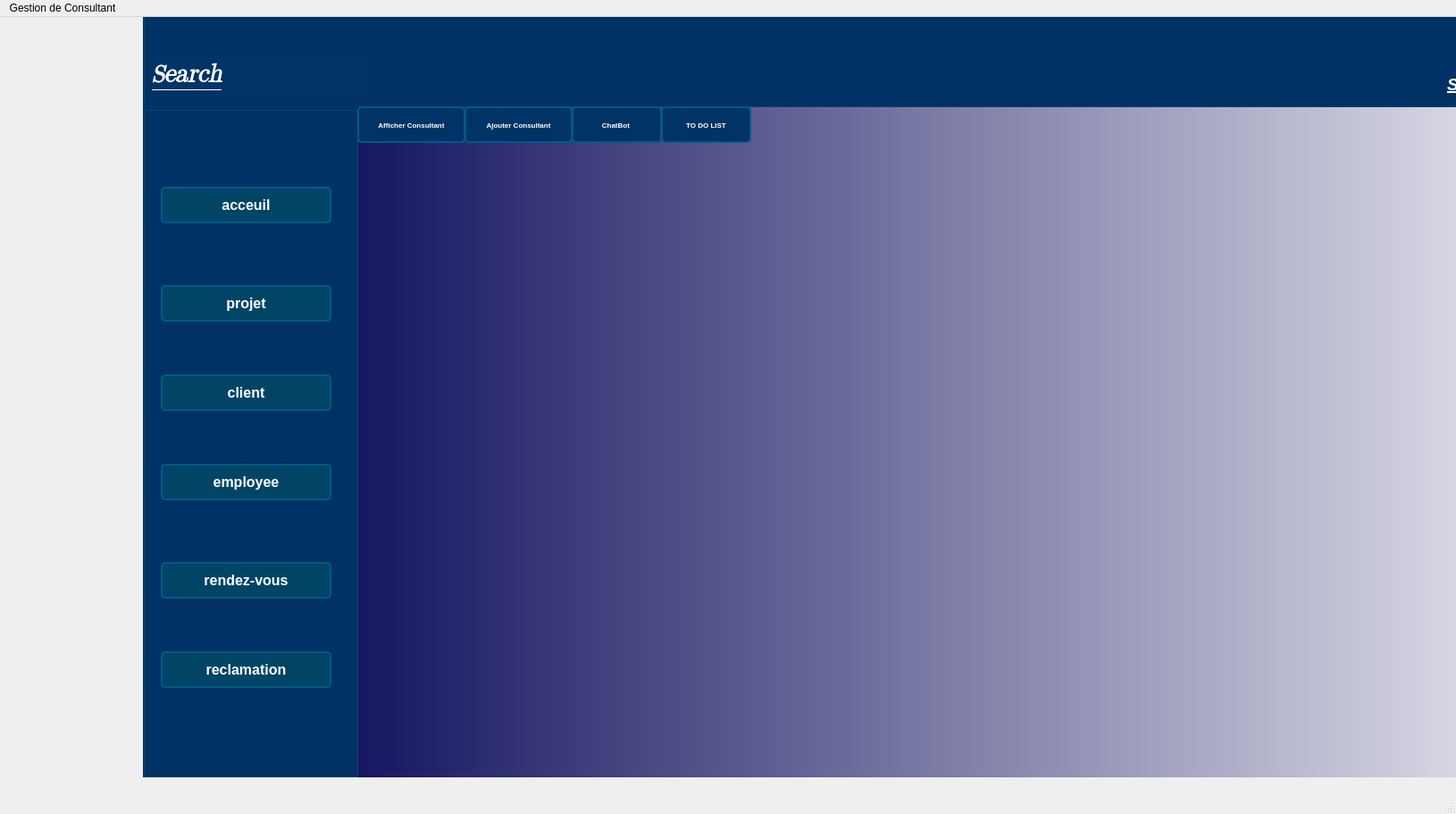
<?xml version="1.0" encoding="UTF-8"?>
<ui version="4.0">
 <class>MainWindow</class>
 <widget class="QMainWindow" name="MainWindow">
  <property name="geometry">
   <rect>
    <x>0</x>
    <y>0</y>
    <width>1630</width>
    <height>911</height>
   </rect>
  </property>
  <property name="windowTitle">
   <string>MainWindow</string>
  </property>
  <property name="autoFillBackground">
   <bool>false</bool>
  </property>
  <property name="styleSheet">
   <string notr="true">QTableWidget {
background-color: white
 color: black;
          gridline-color: rgb(200, 200, 200);
        QHeaderView::section 
         background-color: rgb(0, 85, 127);
          color: white;
          padding: 5px;
          border: 1px solid rgb(200, 200, 200);

}</string>
  </property>
  <widget class="QWidget" name="centralwidget">
   <widget class="QLabel" name="label">
    <property name="geometry">
     <rect>
      <x>260</x>
      <y>-30</y>
      <width>1631</width>
      <height>881</height>
     </rect>
    </property>
    <property name="styleSheet">
     <string notr="true">background-color:qlineargradient(spread:pad, x1:0, y1:0, x2:1, y2:0, stop:0 rgba(0, 0, 83, 255), stop:1 rgba(255, 255, 255, 255));</string>
    </property>
    <property name="text">
     <string>Search</string>
    </property>
   </widget>
   <widget class="QGroupBox" name="groupBox">
    <property name="geometry">
     <rect>
      <x>160</x>
      <y>-20</y>
      <width>1631</width>
      <height>121</height>
     </rect>
    </property>
    <property name="styleSheet">
     <string notr="true">background-color: rgb(0, 51, 102);</string>
    </property>
    <property name="title">
     <string/>
    </property>
    <widget class="QLabel" name="label_6">
     <property name="geometry">
      <rect>
       <x>1460</x>
       <y>80</y>
       <width>181</width>
       <height>31</height>
      </rect>
     </property>
     <property name="font">
      <font>
       <pointsize>14</pointsize>
       <italic>true</italic>
       <bold>true</bold>
       <underline>true</underline>
       <hintingpreference>PreferVerticalHinting</hintingpreference>
      </font>
     </property>
     <property name="styleSheet">
      <string notr="true">QLabel
{
color:white;
}</string>
     </property>
     <property name="text">
      <string>Search</string>
     </property>
    </widget>
    <widget class="QLabel" name="label_3">
     <property name="geometry">
      <rect>
       <x>10</x>
       <y>60</y>
       <width>241</width>
       <height>51</height>
      </rect>
     </property>
     <property name="font">
      <font>
       <family>Segoe UI Emoji</family>
       <pointsize>20</pointsize>
       <italic>true</italic>
       <bold>true</bold>
       <underline>true</underline>
       <hintingpreference>PreferDefaultHinting</hintingpreference>
      </font>
     </property>
     <property name="styleSheet">
      <string notr="true">QLabel {
    color: white;
}
</string>
     </property>
     <property name="text">
      <string>Search</string>
     </property>
    </widget>
   </widget>
   <widget class="QGroupBox" name="groupBox_2">
    <property name="geometry">
     <rect>
      <x>160</x>
      <y>100</y>
      <width>241</width>
      <height>751</height>
     </rect>
    </property>
    <property name="styleSheet">
     <string notr="true">background-color: rgb(0, 51, 102);</string>
    </property>
    <property name="title">
     <string/>
    </property>
    <widget class="QPushButton" name="pushButton">
     <property name="geometry">
      <rect>
       <x>20</x>
       <y>200</y>
       <width>191</width>
       <height>41</height>
      </rect>
     </property>
     <property name="font">
      <font>
       <pointsize>-1</pointsize>
       <bold>true</bold>
       <hintingpreference>PreferFullHinting</hintingpreference>
      </font>
     </property>
     <property name="contextMenuPolicy">
      <enum>Qt::ContextMenuPolicy::NoContextMenu</enum>
     </property>
     <property name="styleSheet">
      <string notr="true">QPushButton {
    background-color: #004466;  /* Dark Blue */
    color: white;  /* Text color */
    font-size: 16px;  /* Font size */
    font-weight: bold;  /* Make text bold */
    padding: 10px 20px;  /* Padding inside the button */
    border: 2px solid #005a87;  /* Border color */
    border-radius: 5px;  /* Rounded corners */
}

QPushButton:hover {
    background-color: #005a87;  /* Lighter blue when hovering */
    border-color: #003366;  /* Darker border when hovering */
}

QPushButton:pressed {
    background-color: #002d4d;  /* Darker blue when pressed */
}</string>
     </property>
     <property name="text">
      <string>projet</string>
     </property>
     <property name="flat">
      <bool>false</bool>
     </property>
    </widget>
    <widget class="QPushButton" name="pushButton_2">
     <property name="geometry">
      <rect>
       <x>20</x>
       <y>300</y>
       <width>191</width>
       <height>41</height>
      </rect>
     </property>
     <property name="font">
      <font>
       <pointsize>-1</pointsize>
       <bold>true</bold>
       <hintingpreference>PreferFullHinting</hintingpreference>
      </font>
     </property>
     <property name="contextMenuPolicy">
      <enum>Qt::ContextMenuPolicy::NoContextMenu</enum>
     </property>
     <property name="styleSheet">
      <string notr="true">QPushButton {
    background-color: #004466;  /* Dark Blue */
    color: white;  /* Text color */
    font-size: 16px;  /* Font size */
    font-weight: bold;  /* Make text bold */
    padding: 10px 20px;  /* Padding inside the button */
    border: 2px solid #005a87;  /* Border color */
    border-radius: 5px;  /* Rounded corners */
}

QPushButton:hover {
    background-color: #005a87;  /* Lighter blue when hovering */
    border-color: #003366;  /* Darker border when hovering */
}

QPushButton:pressed {
    background-color: #002d4d;  /* Darker blue when pressed */
}</string>
     </property>
     <property name="text">
      <string>client</string>
     </property>
     <property name="flat">
      <bool>false</bool>
     </property>
    </widget>
    <widget class="QPushButton" name="pushButton_3">
     <property name="geometry">
      <rect>
       <x>20</x>
       <y>400</y>
       <width>191</width>
       <height>41</height>
      </rect>
     </property>
     <property name="font">
      <font>
       <pointsize>-1</pointsize>
       <bold>true</bold>
       <hintingpreference>PreferFullHinting</hintingpreference>
      </font>
     </property>
     <property name="contextMenuPolicy">
      <enum>Qt::ContextMenuPolicy::NoContextMenu</enum>
     </property>
     <property name="styleSheet">
      <string notr="true">QPushButton {
    background-color: #004466;  /* Dark Blue */
    color: white;  /* Text color */
    font-size: 16px;  /* Font size */
    font-weight: bold;  /* Make text bold */
    padding: 10px 20px;  /* Padding inside the button */
    border: 2px solid #005a87;  /* Border color */
    border-radius: 5px;  /* Rounded corners */
}

QPushButton:hover {
    background-color: #005a87;  /* Lighter blue when hovering */
    border-color: #003366;  /* Darker border when hovering */
}

QPushButton:pressed {
    background-color: #002d4d;  /* Darker blue when pressed */
}</string>
     </property>
     <property name="text">
      <string>employee</string>
     </property>
     <property name="flat">
      <bool>false</bool>
     </property>
    </widget>
    <widget class="QPushButton" name="pushButton_4">
     <property name="geometry">
      <rect>
       <x>20</x>
       <y>510</y>
       <width>191</width>
       <height>41</height>
      </rect>
     </property>
     <property name="font">
      <font>
       <pointsize>-1</pointsize>
       <bold>true</bold>
       <hintingpreference>PreferFullHinting</hintingpreference>
      </font>
     </property>
     <property name="contextMenuPolicy">
      <enum>Qt::ContextMenuPolicy::NoContextMenu</enum>
     </property>
     <property name="styleSheet">
      <string notr="true">QPushButton {
    background-color: #004466;  /* Dark Blue */
    color: white;  /* Text color */
    font-size: 16px;  /* Font size */
    font-weight: bold;  /* Make text bold */
    padding: 10px 20px;  /* Padding inside the button */
    border: 2px solid #005a87;  /* Border color */
    border-radius: 5px;  /* Rounded corners */
}

QPushButton:hover {
    background-color: #005a87;  /* Lighter blue when hovering */
    border-color: #003366;  /* Darker border when hovering */
}

QPushButton:pressed {
    background-color: #002d4d;  /* Darker blue when pressed */
}</string>
     </property>
     <property name="text">
      <string>rendez-vous</string>
     </property>
     <property name="flat">
      <bool>false</bool>
     </property>
    </widget>
    <widget class="QPushButton" name="pushButton_5">
     <property name="geometry">
      <rect>
       <x>20</x>
       <y>610</y>
       <width>191</width>
       <height>41</height>
      </rect>
     </property>
     <property name="font">
      <font>
       <pointsize>-1</pointsize>
       <bold>true</bold>
       <hintingpreference>PreferFullHinting</hintingpreference>
      </font>
     </property>
     <property name="contextMenuPolicy">
      <enum>Qt::ContextMenuPolicy::NoContextMenu</enum>
     </property>
     <property name="styleSheet">
      <string notr="true">QPushButton {
    background-color: #004466;  /* Dark Blue */
    color: white;  /* Text color */
    font-size: 16px;  /* Font size */
    font-weight: bold;  /* Make text bold */
    padding: 10px 20px;  /* Padding inside the button */
    border: 2px solid #005a87;  /* Border color */
    border-radius: 5px;  /* Rounded corners */
}

QPushButton:hover {
    background-color: #005a87;  /* Lighter blue when hovering */
    border-color: #003366;  /* Darker border when hovering */
}

QPushButton:pressed {
    background-color: #002d4d;  /* Darker blue when pressed */
}</string>
     </property>
     <property name="text">
      <string>reclamation</string>
     </property>
     <property name="flat">
      <bool>false</bool>
     </property>
    </widget>
    <widget class="QPushButton" name="pushButton_6">
     <property name="geometry">
      <rect>
       <x>20</x>
       <y>90</y>
       <width>191</width>
       <height>41</height>
      </rect>
     </property>
     <property name="font">
      <font>
       <pointsize>-1</pointsize>
       <bold>true</bold>
       <hintingpreference>PreferFullHinting</hintingpreference>
      </font>
     </property>
     <property name="contextMenuPolicy">
      <enum>Qt::ContextMenuPolicy::NoContextMenu</enum>
     </property>
     <property name="styleSheet">
      <string notr="true">QPushButton {
    background-color: #004466;  /* Dark Blue */
    color: white;  /* Text color */
    font-size: 16px;  /* Font size */
    font-weight: bold;  /* Make text bold */
    padding: 10px 20px;  /* Padding inside the button */
    border: 2px solid #005a87;  /* Border color */
    border-radius: 5px;  /* Rounded corners */
}

QPushButton:hover {
    background-color: #005a87;  /* Lighter blue when hovering */
    border-color: #003366;  /* Darker border when hovering */
}

QPushButton:pressed {
    background-color: #002d4d;  /* Darker blue when pressed */
}</string>
     </property>
     <property name="text">
      <string>acceuil</string>
     </property>
     <property name="flat">
      <bool>false</bool>
     </property>
    </widget>
   </widget>
   <widget class="QPushButton" name="pushButton_9">
    <property name="geometry">
     <rect>
      <x>520</x>
      <y>100</y>
      <width>121</width>
      <height>41</height>
     </rect>
    </property>
    <property name="styleSheet">
     <string notr="true">QPushButton {
    background-color: #003366;  /* Dark Blue */
    color: white;  /* Text color */
    font-size: 8px;  /* Font size */
    font-weight: bold;  /* Make text bold */
    padding: 10px 20px;  /* Padding inside the button */
    border: 2px solid #005a87;  /* Border color */
    border-radius: 5px;  /* Rounded corners */
}

QPushButton:hover {
    background-color: #005a87;  /* Lighter blue when hovering */
    border-color: #003366;  /* Darker border when hovering */
}

QPushButton:pressed {
    background-color: #002d4d;  /* Darker blue when pressed */
}</string>
    </property>
    <property name="text">
     <string>Ajouter Consultant</string>
    </property>
   </widget>
   <widget class="QPushButton" name="Afficherconsultant">
    <property name="geometry">
     <rect>
      <x>400</x>
      <y>100</y>
      <width>121</width>
      <height>41</height>
     </rect>
    </property>
    <property name="styleSheet">
     <string notr="true">QPushButton {
    background-color: #003366;  /* Dark Blue */
    color: white;  /* Text color */
    font-size: 8px;  /* Font size */
    font-weight: bold;  /* Make text bold */
    padding: 10px 20px;  /* Padding inside the button */
    border: 2px solid #005a87;  /* Border color */
    border-radius: 5px;  /* Rounded corners */
}

QPushButton:hover {
    background-color: #005a87;  /* Lighter blue when hovering */
    border-color: #003366;  /* Darker border when hovering */
}

QPushButton:pressed {
    background-color: #002d4d;  /* Darker blue when pressed */
}</string>
    </property>
    <property name="text">
     <string>Afficher Consultant</string>
    </property>
   </widget>
   <widget class="QPushButton" name="pushButton_11">
    <property name="geometry">
     <rect>
      <x>640</x>
      <y>100</y>
      <width>101</width>
      <height>41</height>
     </rect>
    </property>
    <property name="styleSheet">
     <string notr="true">QPushButton {
    background-color: #003366;  /* Dark Blue */
    color: white;  /* Text color */
    font-size: 8px;  /* Font size */
    font-weight: bold;  /* Make text bold */
    padding: 10px 20px;  /* Padding inside the button */
    border: 2px solid #005a87;  /* Border color */
    border-radius: 5px;  /* Rounded corners */
}

QPushButton:hover {
    background-color: #005a87;  /* Lighter blue when hovering */
    border-color: #003366;  /* Darker border when hovering */
}

QPushButton:pressed {
    background-color: #002d4d;  /* Darker blue when pressed */
}</string>
    </property>
    <property name="text">
     <string>ChatBot </string>
    </property>
   </widget>
   <widget class="QPushButton" name="pushButton_12">
    <property name="geometry">
     <rect>
      <x>740</x>
      <y>100</y>
      <width>101</width>
      <height>41</height>
     </rect>
    </property>
    <property name="styleSheet">
     <string notr="true">QPushButton {
    background-color: #003366;  /* Dark Blue */
    color: white;  /* Text color */
    font-size: 8px;  /* Font size */
    font-weight: bold;  /* Make text bold */
    padding: 10px 20px;  /* Padding inside the button */
    border: 2px solid #005a87;  /* Border color */
    border-radius: 5px;  /* Rounded corners */
}

QPushButton:hover {
    background-color: #005a87;  /* Lighter blue when hovering */
    border-color: #003366;  /* Darker border when hovering */
}

QPushButton:pressed {
    background-color: #002d4d;  /* Darker blue when pressed */
}</string>
    </property>
    <property name="text">
     <string>TO DO LIST</string>
    </property>
   </widget>
  </widget>
  <widget class="QMenuBar" name="menubar">
   <property name="geometry">
    <rect>
     <x>0</x>
     <y>0</y>
     <width>1630</width>
     <height>17</height>
    </rect>
   </property>
   <widget class="QMenu" name="menuGestion_de_Consultant">
    <property name="title">
     <string>Gestion de Consultant</string>
    </property>
   </widget>
   <addaction name="menuGestion_de_Consultant"/>
  </widget>
  <widget class="QStatusBar" name="statusbar"/>
 </widget>
 <resources/>
 <connections/>
</ui>
